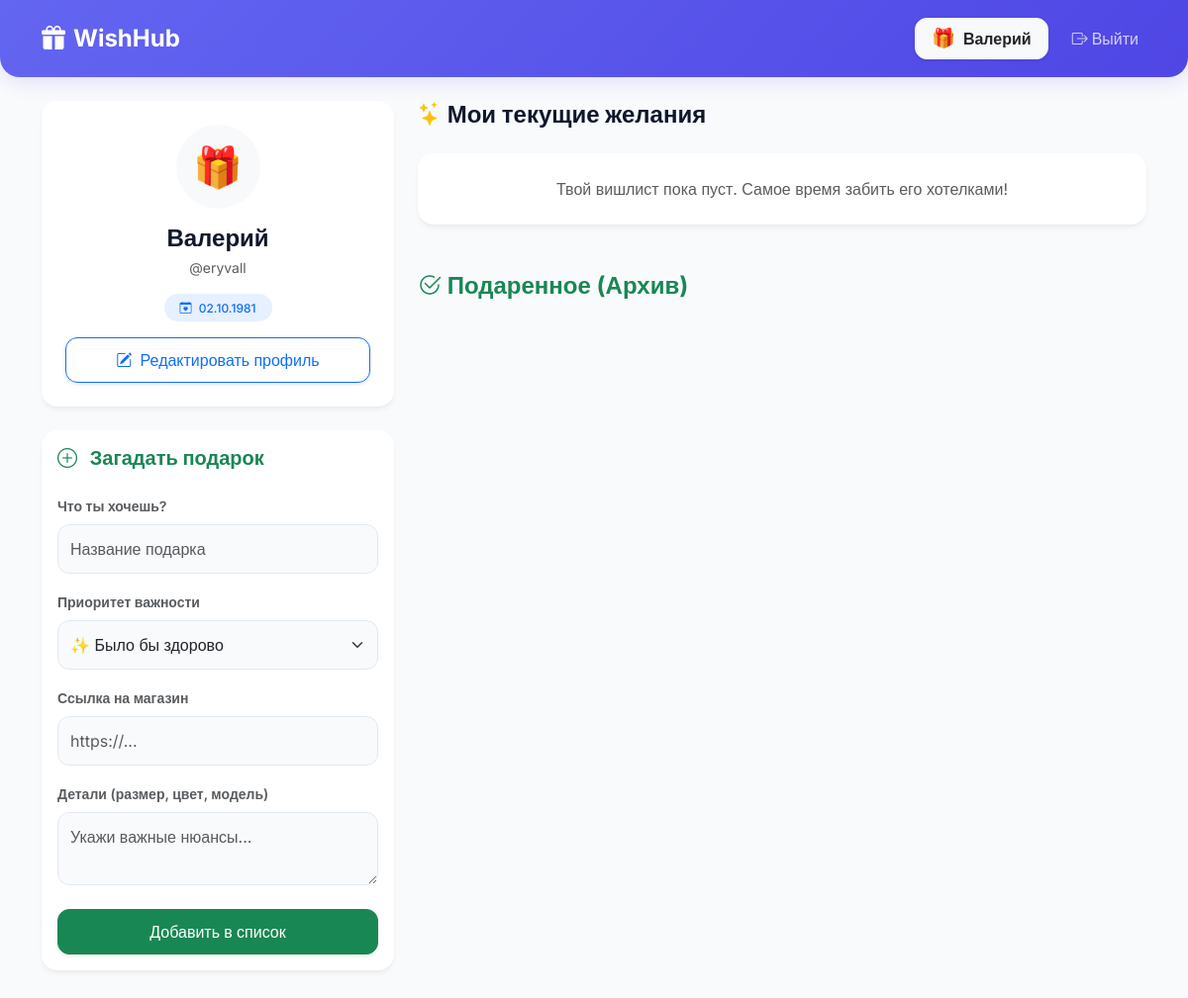
/my_wishlist (signed in), run on the app's committed database.
### app.py (models this page shows)
class User(UserMixin, db.Model):
    id = db.Column(db.Integer, primary_key=True)
    username = db.Column(db.String(50), unique=True, nullable=False)
    password_hash = db.Column(db.String(255), nullable=False)
    name = db.Column(db.String(50), nullable=False)
    is_admin = db.Column(db.Boolean, default=False)
    birthday = db.Column(db.Date, nullable=True)
    emoji = db.Column(db.String(10), default='🎁')  # Добавили поле для эмодзи
    wishes = db.relationship('WishItem', backref='owner', lazy=True, foreign_keys='WishItem.user_id')

### app.py (the view, shortened to what this page needs)
@app.route('/my_wishlist', methods=['GET', 'POST'])
@login_required
def my_wishlist():
    wishes = WishItem.query.filter_by(user_id=current_user.id).all()
    return render_template('my_wishlist.html', wishes=wishes, emojis=EMOJIS)

### app.py (called while the page is built)
@login_manager.user_loader
def load_user(user_id):
    return User.query.get(int(user_id))

### templates/my_wishlist.html (shortened to what this page needs)
{% extends "base.html" %}
{% block content %}
<div class="row">
    <div class="col-md-4 mb-4">
        <div class="card-modern p-4 mb-4 text-center bg-white">
            <div class="rounded-circle bg-light d-inline-flex align-items-center justify-content-center mb-3" style="width: 85px; height: 85px; font-size: 2.5rem; shadow-sm">
                {{ current_user.emoji }}
            </div>
            <h4 class="fw-bold mb-1">{{ current_user.name }}</h4>
            <p class="text-muted small mb-3">@{{ current_user.username }}</p>
            {% if current_user.birthday %}
                <p class="badge bg-primary bg-opacity-10 text-primary px-3 py-2 rounded-pill mb-3" style="font-weight: 500;">
                    <i class="bi bi-calendar-heart me-1"></i> {{ current_user.birthday.strftime('%d.%m.%Y') }}
                </p>
            {% endif %}
            <button class="btn btn-outline-primary btn-modern w-100 shadow-sm" type="button" data-bs-toggle="collapse" data-bs-target="#editProfileForm">
                <i class="bi bi-pencil-square me-1"></i> Редактировать профиль
            </button>
        </div>
        <div class="card-modern p-3">
            <div class="card-body">
                <h5 class="fw-bold mb-4 text-success"><i class="bi bi-plus-circle me-2"></i> Загадать подарок</h5>
                <form method="POST">
                    <div class="mb-3">
                        <label class="form-label small fw-semibold text-muted">Что ты хочешь?</label>
                        <input type="text" name="title" class="form-control form-control-modern" placeholder="Название подарка" required>
                    </div>
                    <div class="mb-3">
                        <label class="form-label small fw-semibold text-muted">Приоритет важности</label>
                        <select name="priority" class="form-select form-control-modern">
                            <option value="medium" selected>✨ Было бы здорово</option>
                        </select>
                    </div>
                    <div class="mb-3">
                        <label class="form-label small fw-semibold text-muted">Ссылка на магазин</label>
                        <input type="url" name="link" class="form-control form-control-modern" placeholder="https://...">
                    </div>
                    <div class="mb-4">
                        <label class="form-label small fw-semibold text-muted">Детали (размер, цвет, модель)</label>
                        <textarea name="description" class="form-control form-control-modern" placeholder="Укажи важные нюансы..."></textarea>
                    </div>
                    <button type="submit" class="btn btn-success btn-modern w-100 shadow-sm">Добавить в список</button>
                </form>
            </div>
        </div>
    </div>
    <div class="col-md-8">
        <h4 class="fw-bold mb-4"><i class="bi bi-stars text-warning"></i> Мои текущие желания</h4>
        {% for wish in wishes %}
            {% if not wish.is_purchased %}
            <div class="card-modern mb-3 p-3">
                <div class="card-body d-flex justify-content-between align-items-center flex-wrap gap-3">
                    <div>
                        <div class="d-flex align-items-center gap-2 mb-2">
                            <h5 class="fw-bold mb-0">{{ wish.title }}</h5>
                            {% if wish.priority == 'high' %}
                                <span class="badge bg-danger bg-opacity-10 text-danger badge-priority">🔥 Высокий</span>
                            {% elif wish.priority == 'low' %}
                                <span class="badge bg-secondary bg-opacity-10 text-secondary badge-priority">💭 Низкий</span>
                            {% else %}
                                <span class="badge bg-primary bg-opacity-10 text-primary badge-priority">✨ Средний</span>
                            {% endif %}
                        </div>
                        <p class="text-muted mb-2">{{ wish.description }}</p>
                        {% if wish.link %}
                            <a href="{{ wish.link }}" target="_blank" class="btn btn-sm btn-light text-primary rounded-3"><i class="bi bi-link-45deg"></i> Перейти в магазин</a>
                        {% endif %}
                    </div>
                    <a href="{{ url_for('delete_wish', item_id=wish.id) }}" class="btn btn-sm btn-outline-danger btn-modern"><i class="bi bi-trash3"></i></a>
                </div>
            </div>
            {% endif %}
        {% else %}
            <p class="text-muted p-4 text-center card-modern bg-white">Твой вишлист пока пуст. Самое время забить его хотелками!</p>
        {% endfor %}
        <h4 class="fw-bold mb-4 mt-5 text-success"><i class="bi bi-check2-circle"></i> Подаренное (Архив)</h4>
    </div>
</div>
{% endblock %}

### templates/base.html (shortened to what this page needs)
<!DOCTYPE html>
<html lang="ru">
<head>
    <link href="https://cdn.jsdelivr.net/npm/bootstrap@5.3.0/dist/css/bootstrap.min.css" rel="stylesheet">
    <link rel="stylesheet" href="https://cdn.jsdelivr.net/npm/bootstrap-icons@1.11.3/font/bootstrap-icons.min.css">
</head>
<body>
    <nav class="navbar navbar-expand-lg navbar-dark navbar-custom mb-4 py-3">
        <div class="container">
            <a class="navbar-brand fw-bold fs-4 d-flex align-items-center" href="{{ url_for('index') }}">
                <i class="bi bi-gift-fill me-2"></i> WishHub
            </a>
            {% if current_user.is_authenticated %}
            <div class="navbar-nav ms-auto d-flex align-items-center gap-2">
                <a class="btn btn-light text-primary btn-modern d-flex align-items-center px-3 py-2 gap-2 shadow-sm" href="{{ url_for('my_wishlist') }}">
                    <span style="font-size: 1.2rem; line-height: 1;">{{ current_user.emoji }}</span>
                    <span class="fw-bold text-dark">{{ current_user.name }}</span>
                </a>
                <a class="nav-link text-white opacity-75 d-flex align-items-center ms-2" href="{{ url_for('logout') }}"><i class="bi bi-box-arrow-right me-1"></i> Выйти</a>
            </div>
            {% endif %}
        </div>
    </nav>
    <div class="container pb-5">
        {% block content %}{% endblock %}
    </div>
</body>
</html>

### templates/base.html (style rules this page uses)
:root { --primary-gradient: linear-gradient(135deg, #6366f1 0%, #4f46e5 100%); --body-bg: #f8fafc; --card-bg: #ffffff; --text-main: #0f172a; }
body { font-family: 'Inter', sans-serif; background-color: var(--body-bg); color: var(--text-main); }
.navbar-custom { background: var(--primary-gradient); box-shadow: 0 4px 20px rgba(79, 70, 229, 0.15); border-radius: 0 0 20px 20px; }
.card-modern { background: var(--card-bg); border: none; border-radius: 16px; transition: all 0.3s ease; box-shadow: 0 4px 6px -1px rgba(0, 0, 0, 0.05), 0 2px 4px -1px rgba(0, 0, 0, 0.03); }
.btn-modern { border-radius: 12px; padding: 10px 20px; font-weight: 500; transition: all 0.2s ease; }
.form-control-modern { border-radius: 12px; padding: 12px; border: 1px solid #e2e8f0; background-color: #f8fafc; }

### data on the page
User: emoji "🎁", name "Валерий", username "eryvall", birthday "02.10.1981"
